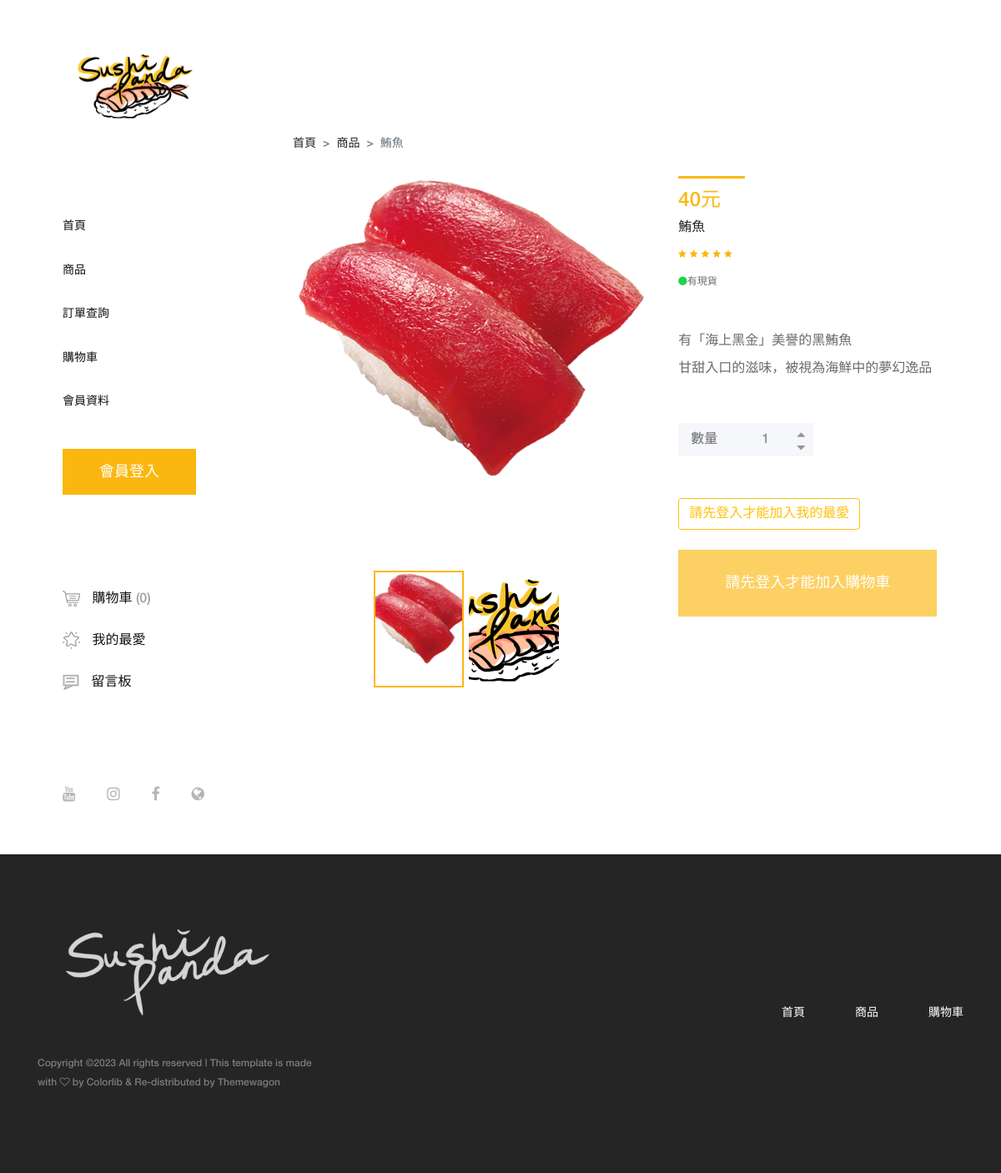
Page /product-details.php on the committed database.
### tables this page shows
CREATE TABLE `product` (
  `ID` int(5) NOT NULL,
  `p_name` varchar(20) NOT NULL,
  `picture` text NOT NULL,
  `content` text NOT NULL,
  `price` int(5) NOT NULL
);

### privilege_address.php (called while the page is built, shortened)
<?php
if ($priv == 1) {
    $checkout_address = "login.php";
    $cart_address = "login.php";
    $user_address = "login.php";
} else if ($priv == 2) {
    $checkout_address = "checkout.php";
    $cart_address = "cart.php";
    $board_address = "board.php";
    $user_address = "user.php";
    $wish_address = "wish.php";
} else if ($priv == 3) {
    $checkout_address = "checkout_admin.php";
    $cart_address = "cart.php";
    $board_address = "board_admin.php";
    $user_address = "user_admin.php";
    $wish_address = "wish.php";
}
?>

### privilege.php (called while the page is built)
<?php
if ($result1 = mysqli_query($link, "SELECT * FROM user where account='$user'")) {
    $row1 = mysqli_fetch_assoc($result1);
    if (!empty($row1)) {
        $priv = $row1["privilege"];
        $u_name = $row1["u_name"];
    } else {
        $priv = 1;
    }
} else {
    $priv = 1;
}
?>

### product-details.php (the view, shortened to what this page needs)
<?php include("session.php"); ?>
<?php include("connection.php"); ?>
<?php include("privilege.php"); ?>
<?php
$sql = "SELECT * FROM product";
$pict_bot = "";
$pict_top = "";
$name = "";
$content = "";
$price = "";
$id = (isset($_GET['id'])) ? $_GET['id'] : 1;
if ($result = mysqli_query($link, $sql)) {
    mysqli_data_seek($result, ($_GET['id']) - 1);
    $row = mysqli_fetch_assoc($result);
    $name = $row["p_name"];
    $content = $row["content"];
    $price = $row["price"];
    for ($j = 0; $j < 2; $j++) {
        if ($j == 0) {
            $pict_bot .= "
        <li class='active' data-target='#product_details_slider' data-slide-to='" . $j . "' style='background-image: url(img/" . $row["picture"] . ");'>
        </li>";
        } else {
            $pict_bot .= "
        <li data-target='#product_details_slider' data-slide-to='" . $j . "' style='background-image: url(img/core-img/logo1.png);'>
        </li>";
        }
    }
    for ($j = 0; $j < 2; $j++) {
        if ($j == 0) {
            $pict_top .= "<div class='carousel-item active'>
                <a class='gallery_img' href='img/" . $row["picture"] . "'>
                    <img class='d-block w-100' src='img/" . $row["picture"] . "' alt='First slide'>
                </a>
            </div>";
        } else {
            $pict_top .= "<div class='carousel-item'>
                <a class='gallery_img' href='img/core-img/logo1.png'>
                    <img class='d-block w-100' src='img/core-img/logo1.png' alt='First slide'>
                </a>
            </div>";
        }
    }
}
?>
<!DOCTYPE html>
<html lang="en">
<head>
    <?php include("header.php"); ?>
</head>
<body>
    <div class="main-content-wrapper d-flex clearfix">
        <header class="header-area clearfix">
            <div class="logo">
                <a href="index.php"><img src="img/core-img/logo1.png" alt=""></a>
            </div>
            <nav class="amado-nav">
                <ul>
                    <li><a href="index.php">首頁</a></li>
                    <li><a href="shop.php">商品</a></li>
                    <?php include("privilege_address.php"); ?>
                    <li><a href="<?php echo $checkout_address ?>">訂單查詢</a></li>
                    <li><a href="<?php echo $cart_address ?>">購物車</a></li>
                    <li><a href="<?php echo $user_address ?>">會員資料</a></li>
                </ul>
            </nav>
            <?php include("button.php"); ?>
        </header>
        <div class="single-product-area section-padding-100 clearfix">
            <div class="container-fluid">
                <div class="row">
                    <div class="col-12">
                        <nav aria-label="breadcrumb">
                            <ol class="breadcrumb mt-50">
                                <li class="breadcrumb-item"><a href="index.php">首頁</a></li>
                                <li class="breadcrumb-item"><a href="shop.php">商品</a></li>
                                <li class="breadcrumb-item active" aria-current="page"><?php echo $name ?></li>
                            </ol>
                        </nav>
                    </div>
                </div>
                <div class="row">
                    <div class="col-12 col-lg-7">
                        <div class="single_product_thumb">
                            <div id="product_details_slider" class="carousel slide" data-ride="carousel">
                                <ol class="carousel-indicators">
                                    <?php echo $pict_bot ?>
                                </ol>
                                <div class="carousel-inner">
                                    <?php echo $pict_top ?>
                                </div>
                            </div>
                        </div>
                    </div>
                    <div class="col-12 col-lg-5">
                        <div class="single_product_desc">
                            <div class="product-meta-data">
                                <div class="line"></div>
                                <p class="product-price"><?php echo $price ?>元</p>
                                <h6><?php echo $name ?></h6>
                                <div class="ratings-review mb-15 d-flex align-items-center justify-content-between">
                                    <div class="ratings">
                                        <i class="fa fa-star" aria-hidden="true"></i>
                                        <i class="fa fa-star" aria-hidden="true"></i>
                                        <i class="fa fa-star" aria-hidden="true"></i>
                                        <i class="fa fa-star" aria-hidden="true"></i>
                                        <i class="fa fa-star" aria-hidden="true"></i>
                                    </div>
                                </div>
                                <p class="avaibility"><i class="fa fa-circle"></i>有現貨</p>
                            </div>
                            <div class="short_overview my-5">
                                <p><?php echo $content; ?></p>
                            </div>
                            <form class="cart clearfix" method="get" action="put_in_cart.php">
                                <div class="cart-btn d-flex mb-50">
                                    <p>數量</p>
                                    <div class="quantity">
                                        <span class="qty-minus" onclick="var effect = document.getElementById('qty'); var qty = effect.value; if( !isNaN( qty ) &amp;&amp; qty &gt; 1 ) effect.value--;return false;"><i class="fa fa-caret-down" aria-hidden="true"></i></span>
                                        <input type="number" class="qty-text" id="qty" step="1" min="1" max="300" name="quantity" value="1">
                                        <span class="qty-plus" onclick="var effect = document.getElementById('qty'); var qty = effect.value; if( !isNaN( qty )) effect.value++;return false;"><i class="fa fa-caret-up" aria-hidden="true"></i></span>
                                    </div>
                                </div>
                                <?php
                                if ($priv == 1) {
                                    $dis = "disabled='disabled'";
                                    $s = "請先登入才能加入購物車";
                                    $s1 = "請先登入才能加入我的最愛";
                                    $adis = "#" ;
                                } else {
                                    $dis = "";
                                    $s = "加入購物車";
                                    $s1 = "加入我的最愛";
                                    $adis = "put_in_wish.php?id=$id";
                                }
                                ?>
                                <a  href="<?php echo $adis ?>" name="addtowish" value="1" class="btn btn-outline-warning" <?php echo $dis ?>> <?php echo $s1 ?></a>
                                <button type="summit" name="addtocart" value="1" class="btn amado-btn" <?php echo $dis ?>><?php echo $s ?></button>
                            </form>
                        </div>
                    </div>
                </div>
            </div>
        </div>
    </div>
    <?php include("footer.php"); ?>
</body>
</html>

### rows in the picture
product: p_name "鮪魚", picture (picture), price "40", content "有「海上黑金」美譽的黑鮪魚 甘甜入口的滋味⁣⁣，被視為海鮮中的夢幻逸品⁣⁣"

### other values in the picture
$cnt "0"
$s1 "請先登入才能加入我的最愛"
$s "請先登入才能加入購物車"
